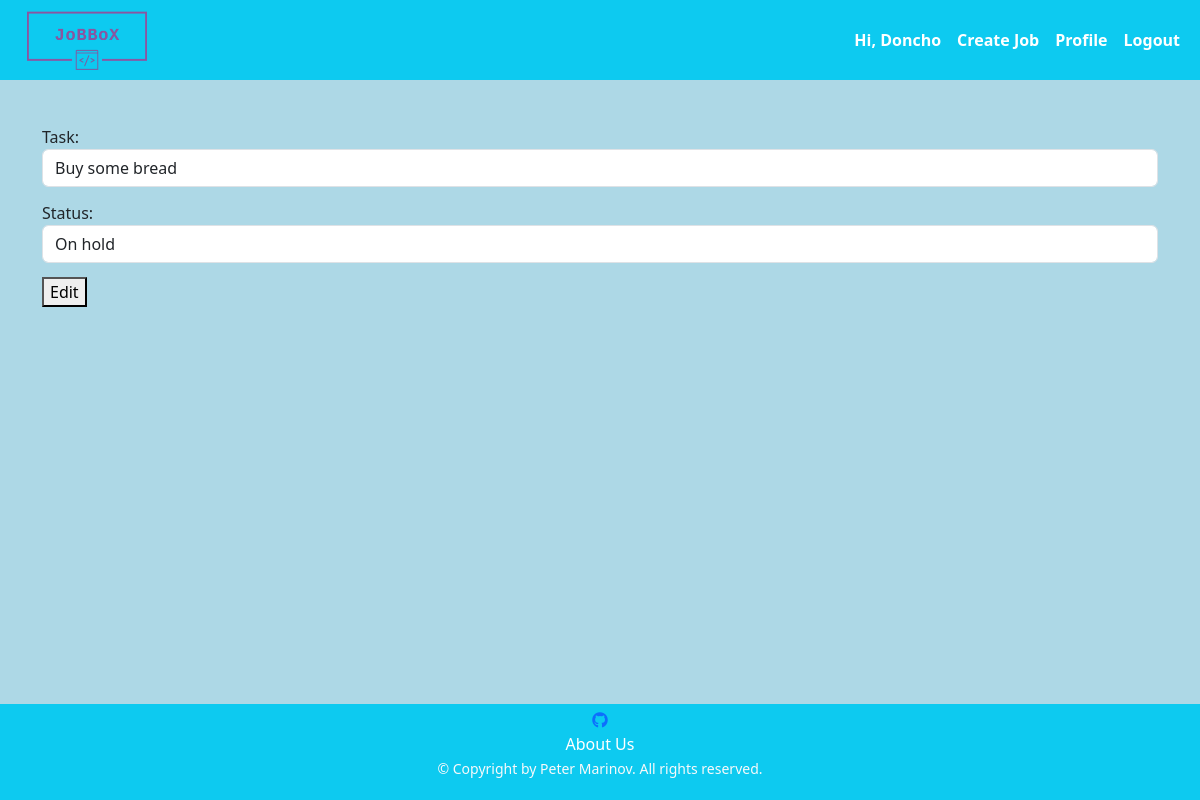
Screenshot of /task/4/edit (signed in) with the database file from the repository.
### jobbox/app_auth/models.py (models this page shows)
class AppUser(auth_models.AbstractBaseUser, auth_models.PermissionsMixin):
    USERNAME_FIELD = 'email'
    objects = AppUserManager()
    email = models.EmailField(
        null=False,
        blank=False,
        unique=True,
    )
    is_staff = models.BooleanField(
        default=False,
    )

### jobbox/common/models.py (models this page shows, shortened)
class ProfileHR(models.Model):
    FIRST_NAME_MAX_LEN = 30
    LAST_NAME_MAX_LEN = 30
    COMPANY_NAME_MAX_LEN = 15
    TELEPHONE_NUMBER_MAX_LEN = 13
    TELEPHONE_NUMBER_MIN_LEN = 4
    PROFILE_PICTURE_MAX_SIZE_IN_MB = 1
    first_name = models.CharField(
        max_length=FIRST_NAME_MAX_LEN,
        null=True,
        blank=False,
        validators=[
            check_if_only_letters,
        ]
    )
    last_name = models.CharField(
        max_length=LAST_NAME_MAX_LEN,
        null=True,
        blank=True,
        validators=[
            check_if_only_letters,
        ]
    )
    company_name = models.CharField(
        max_length=COMPANY_NAME_MAX_LEN,
        null=True,
        blank=True,
    )
    profile_picture = models.ImageField(
        upload_to='profilehr',
        null=True,
        blank=True,
        validators=[
            FileSizeValidatorInMB(PROFILE_PICTURE_MAX_SIZE_IN_MB)
        ]
    )
    telephone_number = models.CharField(
        max_length=TELEPHONE_NUMBER_MAX_LEN,
        null=True,
        blank=True,
        validators=[
            validators.MinLengthValidator(TELEPHONE_NUMBER_MIN_LEN),
            check_if_number_starts_with_zero_or_plus,
        ]
    )
    user = models.OneToOneField(
        UserModel,
        on_delete=models.CASCADE,
        primary_key=True,
    )
    class Meta:
        verbose_name_plural = 'Profile HRs'

### jobbox/task/models.py (models this page shows)
class HRTask(models.Model):
    TASK_MAX_LEN = 50
    STATUS_MAX_LEN = 20
    NOT_STARTED = 'Not started'
    WORKING = 'Working'
    ON_HOLD = 'On hold'
    DONE = 'Done'
    hr_task_choices = (
        (NOT_STARTED, NOT_STARTED),
        (WORKING, WORKING),
        (ON_HOLD, ON_HOLD),
        (DONE, DONE)
    )
    date = models.DateTimeField(
        auto_now_add=True,
    )
    task = models.CharField(
        max_length=TASK_MAX_LEN,
    )
    status = models.CharField(
        max_length=STATUS_MAX_LEN,
        choices=hr_task_choices,
        default=NOT_STARTED
    )
    user_id = models.ForeignKey(
        UserModel,
        on_delete=models.CASCADE
    )
    class Meta:
        ordering = ['pk']
        verbose_name = 'HR Task'
        verbose_name_plural = 'HR Tasks'

### jobbox/task/views.py (the view)
# urls.py: path('<int:pk>/edit', EditHRTask.as_view(), name='edit_hr_task'),
class EditHRTask(auth_mixins.LoginRequiredMixin, UserProfileHRAccessOwnTaskMixin, views.UpdateView):
    template_name = 'task/edit_task.html'
    model = HRTask
    form_class = HRTaskForm
    success_url = reverse_lazy('list_hr_task')

### jobbox/task/forms.py
class HRTaskForm(forms.ModelForm):
    class Meta:
        model = HRTask
        fields = ['task', 'status']
        widgets = {
            'task': forms.TextInput(attrs={'class': 'form-control'}),
            'status': forms.Select(attrs={'class': 'form-control'}),
        }

### jobbox/task/views.py (called while the page is built)
    def dispatch(self, request, *args, **kwargs):
        instance = self.get_object()
        user = self.request.current_user
        if hasattr(user, 'profilehr') and user.pk == instance.user_id_id:
            return super().dispatch(request, *args, **kwargs)
        raise PermissionDenied()

### middawares/middawares.py (called while the page is built)
def set_profile_middleware(get_response):
    def middleware(request, *args, **kwargs):
        if request.user.is_authenticated:
            request.current_user = request.user
        else:
            request.current_user = None
        return get_response(request, *args, **kwargs)
    return middleware

### templates/task/edit_task.html (shortened to what this page needs)
{% extends 'base.html' %}
{% block content %}
    <form action="{% url 'edit_hr_task' pk=object.pk %}" method="POST">
        {{ form }}
        <button>Edit</button>
    </form>
{% endblock %}

### templates/base.html (shortened to what this page needs)
{% load static %}
<!doctype html>
<html lang="en">
<head>
    <link href="https://cdn.jsdelivr.net/npm/bootstrap@5.3.0/dist/css/bootstrap.min.css" rel="stylesheet"
>
    <link rel="stylesheet" href="{% static 'style/styles.css' %}">
    <link rel="stylesheet" href="https://cdnjs.cloudflare.com/ajax/libs/font-awesome/6.4.0/css/all.min.css">
</head>
<body>
<header class="header" stlye="height: 100%;">
    <nav class="navbar navbar-expand-sm navbar-light bg-info">
        <div class="container-fluid">
            <a href="{% url 'index' %}">
                <img src="{% static 'jobbox_logos/logo_transparent.png' %}" alt="JoBBoX logo" width="150"
                     class="d-inline-block align-top">
            </a>
            {% if not request.current_user.is_authenticated %}
                <ul class="navbar-nav">
                    <li class="nav-item active">
                        <a class="nav-link badge badge-dark fw-bold nav-link" href="{% url 'login_user' %}">Login</a>
                    </li>
                    <li class="nav-item active">
                        <a class="nav-link badge badge-dark" href="{% url 'register_user' %}">Register</a>
                    </li>
                </ul>
            {% else %}
                <ul class="navbar-nav">
                    <li class="nav-item active">
                        <span class="nav-link badge badge-dark fw-bold">Hi, {{ request.current_user.profilehr.first_name }}</span>
                    </li>
                    <li class="nav-item active">
                        <a class="nav-link badge badge-dark fw-bold" href="{% url 'create_job' %}">Create Job</a>
                    </li>
                    <li class="nav-item active">
                        <a class="nav-link badge badge-dark fw-bold" href="{% url 'profile_user' %}">Profile</a>
                    </li>
                    <li class="nav-item active">
                        <a class="nav-link badge badge-dark fw-bold" href="{% url 'logout_user' %}">Logout</a>
                    </li>
                </ul>
            {% endif %}
        </div>
    </nav>
</header>
<main class="main-content">
    <div class="container">
        <div class="row justify-content-center">
            {% block content %}
            {% endblock %}
        </div>
    </div>
</main>
<footer class="bg-info footer">
    <div class="container text-light text-center pt-1">
        <ul class="list-unstyled">
            <li>
                <a href="https://github.com/peter-marinov/jobbox">
                    <i class="fa-brands fa-github"></i>
                </a>
            </li>
            <li>
                <a class="remove-link-underline text-white-70" href="{% url 'about' %}">About Us</a>
            </li>
            <li>
                <small class="text-white-70">&copy; Copyright by Peter Marinov. All rights reserved.</small>
            </li>
        </ul>
    </div>
</footer>
</body>
</html>

### static_files/style/styles.css (style rules this page uses)
html, body { height: 100%; }
.header { height: 10%; background-color: lightblue }
.main-content { min-height: 78%; = }
.footer { height: 12%; }
.nav-link { font-size: 16px; }
.main-content { padding-top: 45px; background-color: lightblue; }
main { overflow-y: auto; }
form .form-control { margin-bottom: 14px }
.remove-link-underline { text-decoration: none; color: white; }

### rows the page displays
AppUser: current_user.profilehr.first_name "Doncho"
HRTask: task "Buy some bread", status "On hold"
